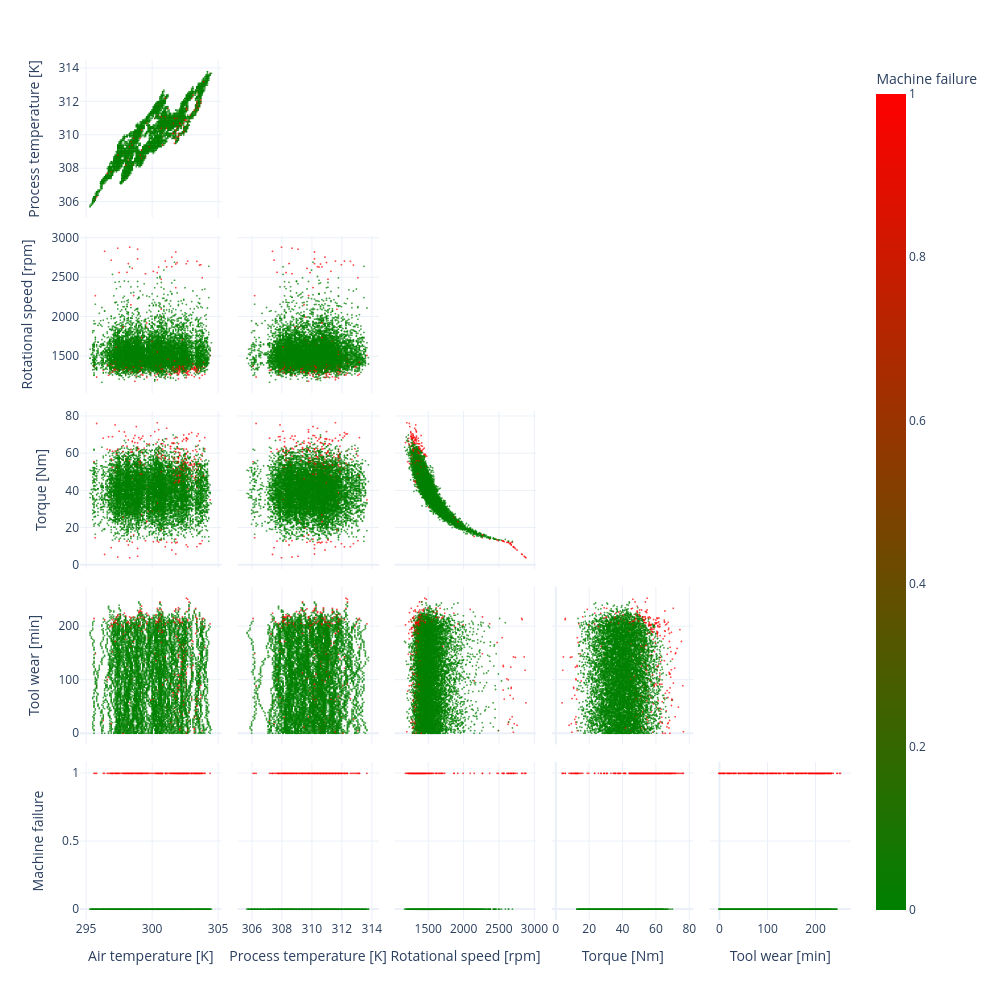

Notebook cell for this chart:
### Code cell
# pairplot for basic data distribution
fig_size = 1000

data_sort = "UDI"

df_sorted = df.sort_values("UDI")

par_2 = px.scatter_matrix(
    df,
    dimensions=[
        #'UDI',
        #'Product ID',
        #'Type',
        'Air temperature [K]',
        'Process temperature [K]',
        'Rotational speed [rpm]',
        'Torque [Nm]',
        'Tool wear [min]',
        'Machine failure'
        #'TWF',
        #'HDF',
        #'PWF',
        #'OSF',
        #'RNF'
        ],
    color='Machine failure',
    #symbol='group',  # Different symbols per group
    #labels=False,

    opacity=0.7,
    #size='value',  # Size by another variable
    #hover_data=['id', 'name']  # Additional hover info
    height=fig_size,
    width=fig_size,
    color_continuous_scale = ["green", "red"]
)

# Hide upper triangle
par_2.update_traces(showupperhalf=False)

# Hide diagonal
par_2.update_traces(diagonal_visible=False)

# Customize marker size
par_2.update_traces(marker=dict(size=2))

par_2.show()

### Figure 1 — Plotly figure (JSON) as saved in the notebook; plotly's stock layout.template omitted (floating-point values rounded to 4 significant figures; data arrays with more than 128 entries replaced by an {"elided": "..."} marker saying what was removed)
{"data": [{"diagonal": {"visible": false}, "dimensions": [{"axis": {"matches": true}, "label": "Air temperature [K]", "values": {"elided": "10000 float values"}}, {"axis": {"matches": true}, "label": "Process temperature [K]", "values": {"elided": "10000 float values"}}, {"axis": {"matches": true}, "label": "Rotational speed [rpm]", "values": {"elided": "10000 int values"}}, {"axis": {"matches": true}, "label": "Torque [Nm]", "values": {"elided": "10000 float values"}}, {"axis": {"matches": true}, "label": "Tool wear [min]", "values": {"elided": "10000 int values"}}, {"axis": {"matches": true}, "label": "Machine failure", "values": {"elided": "10000 int values"}}], "hovertemplate": "%{xaxis.title.text}=%{x}<br>%{yaxis.title.text}=%{y}<br>Machine failure=%{marker.color}<extra></extra>", "legendgroup": "", "marker": {"color": {"elided": "10000 int values"}, "coloraxis": "coloraxis", "opacity": 0.7, "size": 2, "symbol": "circle"}, "name": "", "showlegend": false, "showupperhalf": false, "type": "splom"}], "layout": {"coloraxis": {"colorbar": {"title": {"text": "Machine failure"}}, "colorscale": [[0, "green"], [1, "red"]]}, "dragmode": "select", "height": 1000, "legend": {"tracegroupgap": 0}, "margin": {"t": 60}, "width": 1000}}
